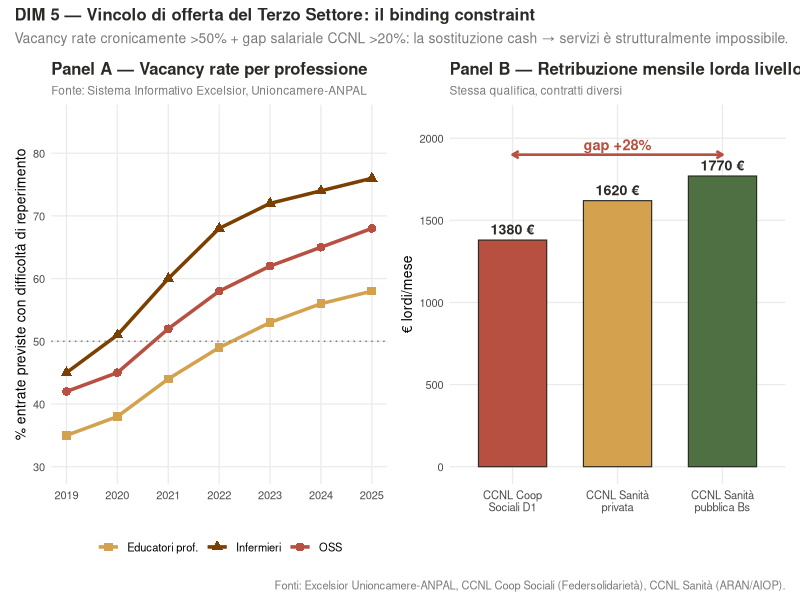
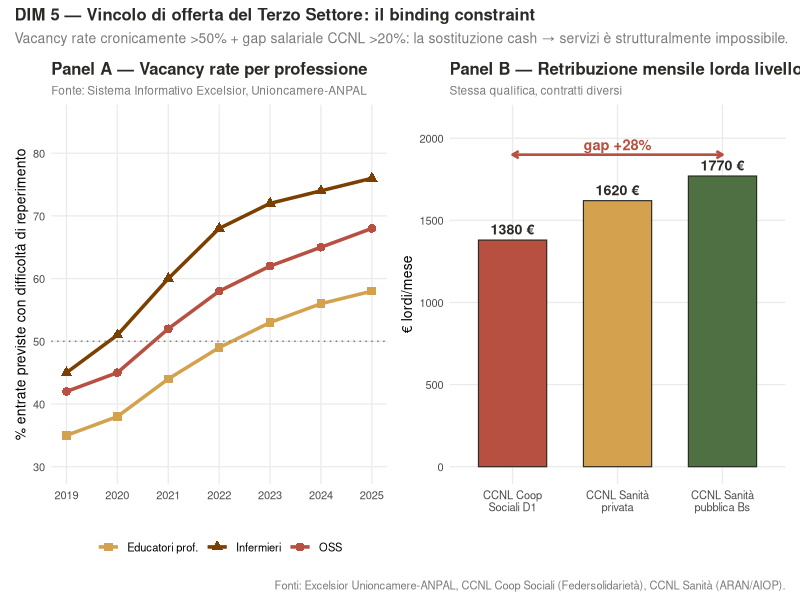

The R source for these figures, in order:
# ============================================================
# FRAMEWORK 5 DIMENSIONI — DIM 5: VINCOLO DI OFFERTA ETS
# Vacancy rate professioni socio-sanitarie + gap salariale CCNL
# ------------------------------------------------------------
# Test: anche volendo erogare, gli ETS non hanno il personale
# qualificato perché il differenziale salariale CCNL Coop Sociali
# vs CCNL Sanità rende il settore non competitivo sul mercato del
# lavoro. È il BINDING CONSTRAINT del framework.
#
# FONTI:
#   - Sistema Informativo Excelsior (Unioncamere-ANPAL)
#     https://excelsior.unioncamere.net  (download CSV mensile)
#     Variabili: %_difficolta_reperimento per ISCO professione
#   - CCNL Cooperative Sociali aprile 2024 (Federsolidarietà-Legacoopsociali)
#   - CCNL Sanità pubblica (ARAN — Comparto Sanità)
#   - CCNL Sanità privata (AIOP, ARIS)
#   - INPS Osservatorio Lavoratori Dipendenti (retribuzioni medie per settore)
#
# OUTPUT: FIGURE/Fig_DIM5_workforce_ets.png
# ============================================================

library(tidyverse)
library(patchwork)

# ---- 1. Panel A: vacancy rate Excelsior per professione ----
vacancy <- tibble(
  anno = rep(2019:2025, 3),
  professione = rep(c("OSS", "Educatori prof.", "Infermieri"), each = 7),
  vacancy_pct = c(
    42, 45, 52, 58, 62, 65, 68,   # OSS
    35, 38, 44, 49, 53, 56, 58,   # Educatori
    45, 51, 60, 68, 72, 74, 76    # Infermieri
  )
)

COL_BAD <- "#B85042"; COL_AMB <- "#D4A24E"; COL_DARK <- "#7B3F00"
COL_NEU <- "#7A7A7A"; COL_BG  <- "#2C2A26"; COL_OK   <- "#4F7042"

pal <- c("OSS" = COL_BAD, "Educatori prof." = COL_AMB, "Infermieri" = COL_DARK)

p1 <- ggplot(vacancy, aes(x = anno, y = vacancy_pct,
                          colour = professione, shape = professione)) +
  geom_line(linewidth = 1.2) +
  geom_point(size = 2.6) +
  geom_hline(yintercept = 50, linetype = "dotted", colour = COL_NEU) +
  scale_colour_manual(values = pal) +
  scale_shape_manual(values = c("OSS" = 16, "Educatori prof." = 15, "Infermieri" = 17)) +
  scale_x_continuous(breaks = 2019:2025) +
  scale_y_continuous(limits = c(30, 85)) +
  labs(title = "Panel A — Vacancy rate per professione",
       subtitle = "Fonte: Sistema Informativo Excelsior, Unioncamere-ANPAL",
       x = NULL, y = "% entrate previste con difficoltà di reperimento",
       colour = NULL, shape = NULL) +
  theme_minimal(base_size = 10) +
  theme(plot.title = element_text(face = "bold", colour = COL_BG),
        plot.subtitle = element_text(colour = COL_NEU, size = 8.5),
        legend.position = "bottom", panel.grid.minor = element_blank())

# ---- 2. Panel B: gap retribuzioni CCNL ----
retrib <- tibble(
  contratto = factor(c("CCNL Coop\nSociali D1",
                       "CCNL Sanità\nprivata",
                       "CCNL Sanità\npubblica Bs"),
                     levels = c("CCNL Coop\nSociali D1",
                                "CCNL Sanità\nprivata",
                                "CCNL Sanità\npubblica Bs")),
  euro_lordi_mese = c(1380, 1620, 1770)
)

gap_pct <- (retrib$euro_lordi_mese[3] - retrib$euro_lordi_mese[1]) /
            retrib$euro_lordi_mese[1] * 100
cat(sprintf("\nGap CCNL Coop Sociali vs CCNL Sanità pubblica: +%.0f%%\n", gap_pct))

p2 <- ggplot(retrib, aes(x = contratto, y = euro_lordi_mese, fill = contratto)) +
  geom_col(width = 0.65, colour = COL_BG, linewidth = 0.4) +
  geom_text(aes(label = paste0(euro_lordi_mese, " €")),
            vjust = -0.5, size = 3.6, fontface = "bold", colour = COL_BG) +
  scale_fill_manual(values = c(COL_BAD, COL_AMB, COL_OK), guide = "none") +
  annotate("segment", x = 1, xend = 3, y = 1900, yend = 1900,
           arrow = arrow(ends = "both", length = unit(0.18, "cm")),
           colour = COL_BAD, linewidth = 0.9) +
  annotate("text", x = 2, y = 1960,
           label = sprintf("gap +%.0f%%", gap_pct),
           colour = COL_BAD, fontface = "bold", size = 3.7) +
  scale_y_continuous(limits = c(0, 2100)) +
  labs(title = "Panel B — Retribuzione mensile lorda livello base (2024)",
       subtitle = "Stessa qualifica, contratti diversi",
       x = NULL, y = "€ lordi/mese") +
  theme_minimal(base_size = 10) +
  theme(plot.title = element_text(face = "bold", colour = COL_BG),
        plot.subtitle = element_text(colour = COL_NEU, size = 8.5),
        panel.grid.minor = element_blank())

# ---- 3. Combinazione ----
pp <- p1 + p2 +
  plot_annotation(
    title = "DIM 5 — Vincolo di offerta del Terzo Settore: il binding constraint",
    subtitle = paste0("Vacancy rate cronicamente >50% + gap salariale CCNL >20%: ",
                     "la sostituzione cash → servizi è strutturalmente impossibile."),
    caption = "Fonti: Excelsior Unioncamere-ANPAL, CCNL Coop Sociali (Federsolidarietà), CCNL Sanità (ARAN/AIOP).",
    theme = theme(plot.title = element_text(face = "bold", size = 12, colour = COL_BG),
                  plot.subtitle = element_text(colour = COL_NEU, size = 10),
                  plot.caption = element_text(colour = COL_NEU, size = 8))
  )

ggsave("FIGURE/Fig_DIM5_workforce_ets.png", pp,
       width = 11, height = 4.8, dpi = 200)
print(pp)   # mostra nel pane Plot
cat("Grafico salvato e mostrato: FIGURE/Fig_DIM5_workforce_ets.png\n")
